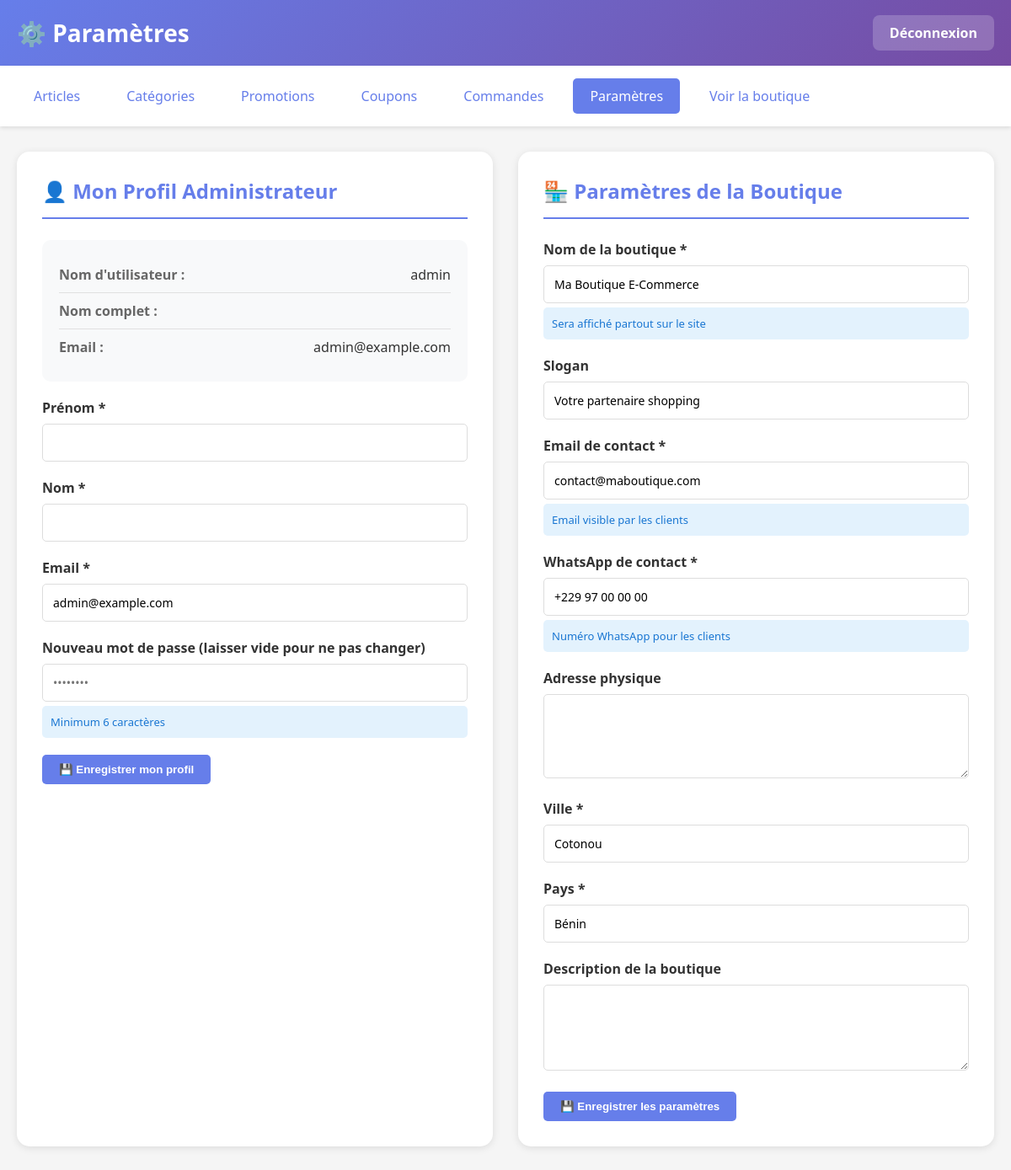
Screenshot of /admin_settings.php (signed in) with the database file from the repository.
### tables this page shows
CREATE TABLE IF NOT EXISTS `boutique_settings` (
    `id` INT AUTO_INCREMENT PRIMARY KEY,
    `nom_boutique` VARCHAR(255) DEFAULT 'Ma Boutique E-Commerce',
    `slogan` VARCHAR(255) DEFAULT 'Votre partenaire shopping',
    `email_boutique` VARCHAR(255) DEFAULT 'contact@maboutique.com',
    `whatsapp_boutique` VARCHAR(50) DEFAULT '+229 97 00 00 00',
    `adresse_boutique` VARCHAR(255) DEFAULT '',
    `ville` VARCHAR(100) DEFAULT 'Cotonou',
    `pays` VARCHAR(100) DEFAULT 'Bénin',
    `description_boutique` TEXT DEFAULT NULL,
    `theme` VARCHAR(50) NOT NULL DEFAULT 'theme-default',
    `date_creation` TIMESTAMP DEFAULT CURRENT_TIMESTAMP
);

### config.php (called while the page is built, shortened)
<?php
try {
    $pdo = new PDO(
        "mysql:host=" . DB_HOST . ";dbname=" . DB_NAME . ";charset=utf8mb4",
        DB_USER,
        DB_PASS,
        [
            PDO::ATTR_ERRMODE => PDO::ERRMODE_EXCEPTION,
            PDO::ATTR_DEFAULT_FETCH_MODE => PDO::FETCH_ASSOC,
            PDO::ATTR_EMULATE_PREPARES => false
        ]
    );
} catch (PDOException $e) {
    die("Erreur de connexion : " . $e->getMessage());
}
function getBoutiqueSettings() {
    global $pdo;
    try {
        $stmt = $pdo->query("SELECT * FROM boutique_settings LIMIT 1");
        $settings = $stmt->fetch();
        return $settings;
    } catch (Exception $e) {
        return [
            'nom_boutique' => 'Ma Boutique E-Commerce',
            'slogan' => 'Votre partenaire shopping',
            'email_boutique' => 'contact@maboutique.com',
            'whatsapp_boutique' => '+229 97 00 00 00',
            'adresse_boutique' => '',
            'ville' => 'Cotonou',
            'pays' => 'Bénin',
            'description_boutique' => ''
        ];
    }
}
function getAdminInfo() {
    global $pdo;
    try {
        $stmt = $pdo->prepare("SELECT * FROM admins WHERE id = ?");
        $stmt->execute([$_SESSION['admin_id']]);
        return $stmt->fetch();
    } catch (Exception $e) {
        return null;
    }
}
?>

### admin_settings.php (the view, shortened to what this page needs)
<?php
require_once 'config.php';
$admin = getAdminInfo();
$settings = getBoutiqueSettings();
?>
<!DOCTYPE html>
<html lang="fr">
<head>
    <link rel="stylesheet" href="css/style.css">
</head>
<body>
    <?php
    include 'admin_header.php';
    ?>
    <div class="container">
        <div class="settings-container">
            <div class="settings-card">
                <h2>👤 Mon Profil Administrateur</h2>
                <div class="info-display">
                    <div class="info-row">
                        <span class="info-label">Nom d'utilisateur :</span>
                        <span class="info-value"><?= htmlspecialchars($admin['username']) ?></span>
                    </div>
                    <div class="info-row">
                        <span class="info-label">Nom complet :</span>
                    </div>
                    <div class="info-row">
                        <span class="info-label">Email :</span>
                        <span class="info-value"><?= htmlspecialchars($admin['email']) ?></span>
                    </div>
                </div>
                <form method="POST">
                    <div class="form-group">
                        <label>Prénom *</label>
                        <input type="text" name="prenom" value="<?= htmlspecialchars($admin['prenom']) ?>" required>
                    </div>
                    <div class="form-group">
                        <label>Nom *</label>
                        <input type="text" name="nom" value="<?= htmlspecialchars($admin['nom']) ?>" required>
                    </div>
                    <div class="form-group">
                        <label>Email *</label>
                        <input type="email" name="email" value="<?= htmlspecialchars($admin['email']) ?>" required>
                    </div>
                    <div class="form-group">
                        <label>Nouveau mot de passe (laisser vide pour ne pas changer)</label>
                        <input type="password" name="new_password" placeholder="••••••••">
                        <div class="note">Minimum 6 caractères</div>
                    </div>
                    <button type="submit" name="update_admin" class="btn">💾 Enregistrer mon profil</button>
                </form>
            </div>
            <div class="settings-card">
                <h2>🏪 Paramètres de la Boutique</h2>
                <form method="POST">
                    <div class="form-group">
                        <label>Nom de la boutique *</label>
                        <input type="text" name="nom_boutique" value="<?= htmlspecialchars($settings['nom_boutique'] ?? '') ?>" required>
                        <div class="note">Sera affiché partout sur le site</div>
                    </div>
                    <div class="form-group">
                        <label>Slogan</label>
                        <input type="text" name="slogan" value="<?= htmlspecialchars($settings['slogan'] ?? '') ?>">
                    </div>
                    <div class="form-group">
                        <label>Email de contact *</label>
                        <input type="email" name="email_boutique" value="<?= htmlspecialchars($settings['email_boutique'] ?? '') ?>" required>
                        <div class="note">Email visible par les clients</div>
                    </div>
                    <div class="form-group">
                        <label>WhatsApp de contact *</label>
                        <input type="text" name="whatsapp_boutique" value="<?= htmlspecialchars($settings['whatsapp_boutique'] ?? '') ?>" required placeholder="+229 XX XX XX XX">
                        <div class="note">Numéro WhatsApp pour les clients</div>
                    </div>
                    <div class="form-group">
                        <label>Adresse physique</label>
                        <textarea name="adresse_boutique" rows="3"><?= htmlspecialchars($settings['adresse_boutique'] ?? '') ?></textarea>
                    </div>
                    <div class="form-group">
                        <label>Ville *</label>
                        <input type="text" name="ville" value="<?= htmlspecialchars($settings['ville'] ?? '') ?>" required>
                    </div>
                    <div class="form-group">
                        <label>Pays *</label>
                        <input type="text" name="pays" value="<?= htmlspecialchars($settings['pays'] ?? '') ?>" required>
                    </div>
                    <div class="form-group">
                        <label>Description de la boutique</label>
                        <textarea name="description_boutique" rows="4"><?= htmlspecialchars($settings['description_boutique'] ?? '') ?></textarea>
                    </div>
                    <button type="submit" name="update_boutique" class="btn">💾 Enregistrer les paramètres</button>
                </form>
            </div>
        </div>
    </div>
</body>
</html>

### css/style.css (style rules this page uses)
* { margin: 0; padding: 0; box-sizing: border-box; }
body { font-family: 'Segoe UI', Tahoma, Geneva, Verdana, sans-serif; background: #f5f5f5; color: #333; }
.btn { padding: 10px 20px; background: #667eea; color: white; text-decoration: none; border-radius: 5px; border: none; cursor: pointer; display: inline-block; font-weight: 600; transition: all 0.3s; }
.container { max-width: 1200px; margin: 30px auto; padding: 0 20px; }
.form-group { margin-bottom: 20px; }
label { display: block; margin-bottom: 8px; color: #333; font-weight: 600; }
input, textarea, select { width: 100%; padding: 12px; border: 1px solid #ddd; border-radius: 5px; font-size: 14px; font-family: inherit; transition: border-color 0.3s; }
textarea { resize: vertical; min-height: 100px; }
.note { background: #e3f2fd; padding: 10px; border-radius: 5px; font-size: 13px; color: #1976d2; margin-top: 5px; }

### admin_settings.php (style rules this page uses)
.settings-container { display: grid; grid-template-columns: 1fr 1fr; gap: 30px; margin-top: 30px; }
.settings-card { background: white; padding: 30px; border-radius: 15px; box-shadow: 0 2px 10px rgba(0,0,0,0.1); }
.settings-card h2 { color: #667eea; margin-bottom: 25px; padding-bottom: 15px; border-bottom: 2px solid #667eea; }
.info-display { background: #f8f9fa; padding: 20px; border-radius: 10px; margin-bottom: 20px; }
.info-row { display: flex; justify-content: space-between; padding: 10px 0; border-bottom: 1px solid #e0e0e0; }
.info-row:last-child { border-bottom: none; }
.info-label { font-weight: 600; color: #666; }
.info-value { color: #333; }

### rows the page displays
boutique_settings: nom_boutique "Ma Boutique E-Commerce", slogan "Votre partenaire shopping", email_boutique "contact@maboutique.com", whatsapp_boutique "+229 97 00 00 00", ville "Cotonou", pays "Bénin"

### other values shown
$admin_title !== null ? $admin_title : '' "⚙️ Paramètres"
$admin['username'] "admin"
$admin['email'] "admin@example.com"
